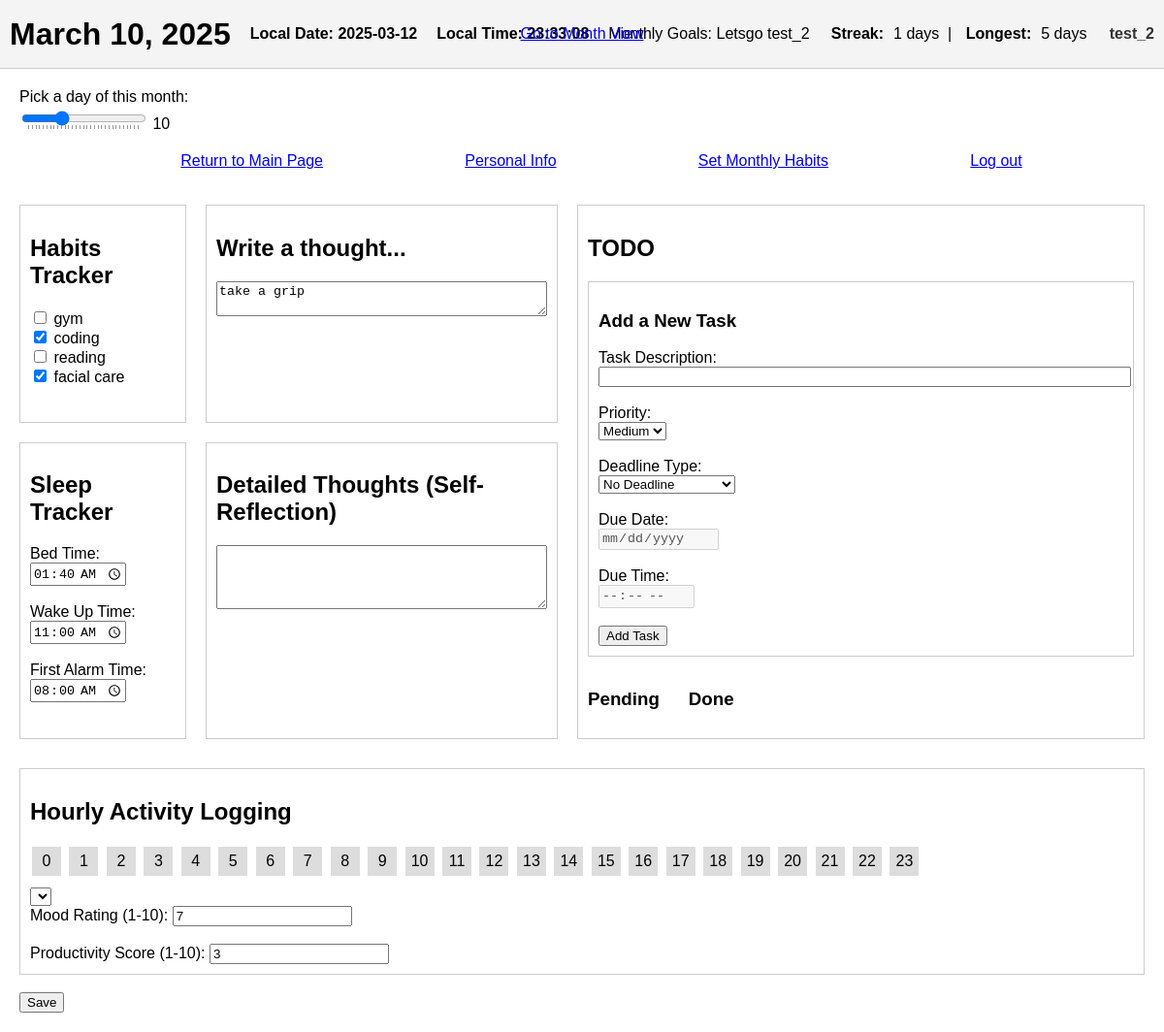
Page /day/2025/3/10/ (signed in) on the earlier database version.
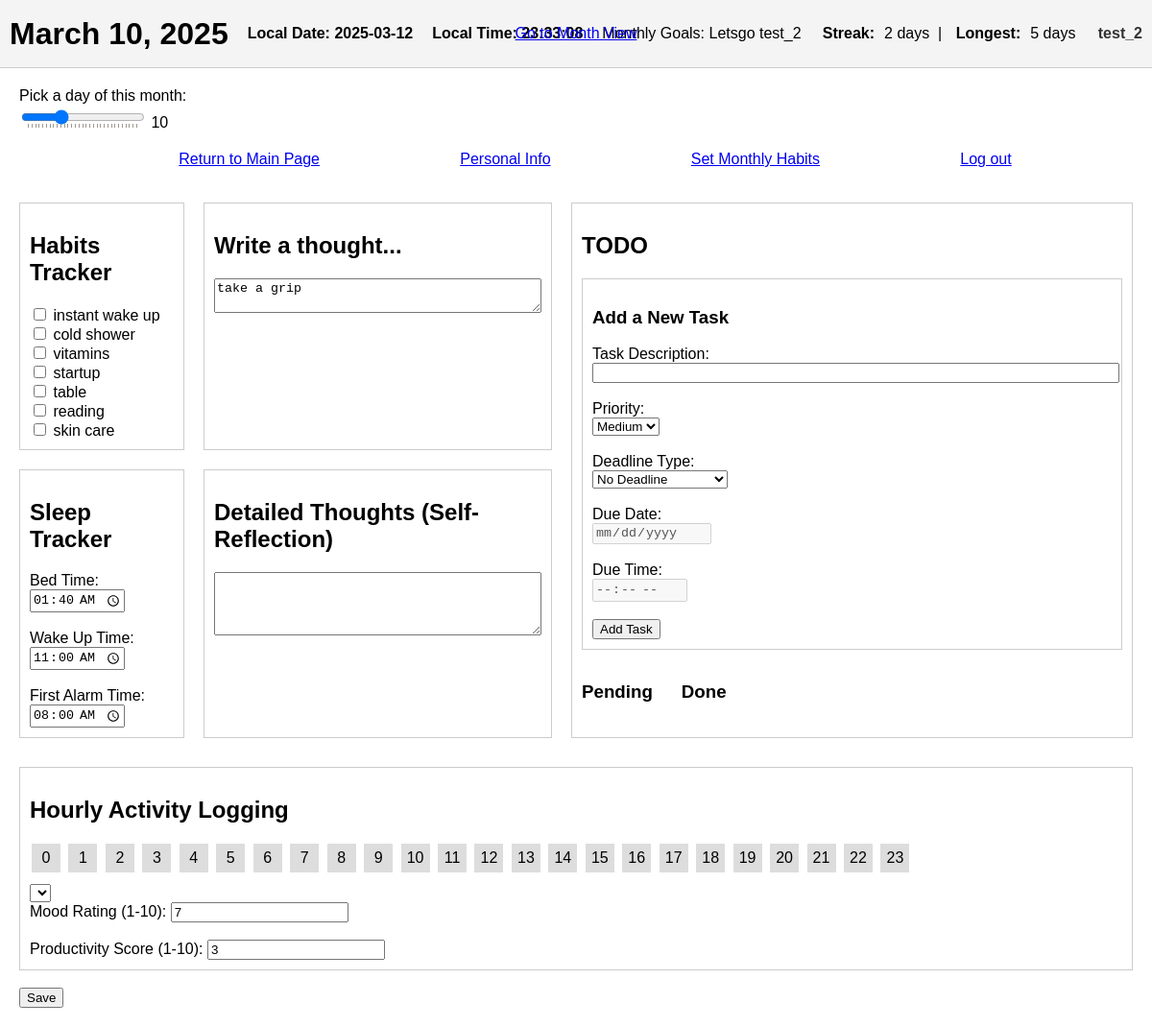
Same page on the later database version.
### mainpage/models.py (models this page shows, shortened)
class DailyData(models.Model):
    user_id = models.IntegerField()
    date = models.DateField()
    mood_rating = models.IntegerField(null=True, blank=True)
    productivity_score = models.IntegerField(null=True, blank=True)
    sleep = models.TextField(null=True, blank=True)
    habits_completed = models.TextField(null=True, blank=True)
    thoughts = models.TextField(null=True, blank=True)
    self_reflection = models.TextField(null=True, blank=True)
    hourly_activity_logging = models.TextField(null=True, blank=True)
    class Meta:
        unique_together = ("user_id", "date")

class MonthlyHabits(models.Model):
    user_id = models.IntegerField()
    year = models.IntegerField()
    month = models.IntegerField()
    goal_text = models.TextField(blank=True)
    habit_1 = models.CharField(max_length=100, blank=True)
    habit_2 = models.CharField(max_length=100, blank=True)
    habit_3 = models.CharField(max_length=100, blank=True)
    habit_4 = models.CharField(max_length=100, blank=True)
    habit_5 = models.CharField(max_length=100, blank=True)
    habit_6 = models.CharField(max_length=100, blank=True)
    habit_7 = models.CharField(max_length=100, blank=True)
    habit_8 = models.CharField(max_length=100, blank=True)
    habit_9 = models.CharField(max_length=100, blank=True)
    habit_10 = models.CharField(max_length=100, blank=True)
    class Meta:
        unique_together = ("user_id", "year", "month")

### authapp/models.py (models this page shows)
class CustomUser(AbstractUser):
    first_name = None
    last_name = None
    groups = models.ManyToManyField(
        'auth.Group',
        related_name='custom_user_set',
        blank=True,
        help_text='The groups this user belongs to.'
    )
    user_permissions = models.ManyToManyField(
        'auth.Permission',
        related_name='custom_user_set',
        blank=True,
        help_text='Specific permissions for this user.'
    )

### mainpage/views.py (the view, shortened to what this page needs)
# urls.py: path('day/<int:year>/<int:month>/<int:day>/', day_view, name='day_view'),
@login_required
def day_view(request, year, month, day):
    current_date = date(year, month, day)
    today = date.today()
    allowable_date = today + timedelta(days=1)
    if current_date > allowable_date:
        messages.error(request, "You cannot create or edit logs for dates more than 24h in the future.")
        return redirect('main_page')
    last_log = DailyData.objects.filter(
        user_id=request.user.id,
        date__lt=current_date
    ).order_by('-date').first()
    if last_log:
        day_to_fill = last_log.date + timedelta(days=1)
        while day_to_fill < current_date:
            DailyData.objects.get_or_create(
                user_id=request.user.id,
                date=day_to_fill
            )
            day_to_fill += timedelta(days=1)
    daily_obj, _ = DailyData.objects.get_or_create(
        user_id=request.user.id,
        date=current_date
    )
    monthly_obj, _ = MonthlyHabits.objects.get_or_create(
        user_id=request.user.id,
        year=year,
        month=month
    )
    habits = [
        monthly_obj.habit_1,
        monthly_obj.habit_2,
        monthly_obj.habit_3,
        monthly_obj.habit_4,
        monthly_obj.habit_5,
        monthly_obj.habit_6,
        monthly_obj.habit_7,
        monthly_obj.habit_8,
        monthly_obj.habit_9,
        monthly_obj.habit_10,
    ]
    try:
        hourly_data = json.loads(daily_obj.hourly_activity_logging) if daily_obj.hourly_activity_logging else []
    except:
        hourly_data = []
    hourly_data.sort(key=lambda x: x.get('hour', 0))
    if not hourly_data:
        hourly_data = [{"hour": h, "activity": None} for h in range(24)]
    else:
        existing_hours = {item["hour"] for item in hourly_data}
        for h in range(24):
            if h not in existing_hours:
                hourly_data.append({"hour": h, "activity": None})
        hourly_data.sort(key=lambda x: x["hour"])
    sleep_data = daily_obj.sleep or ""
    splitted = sleep_data.split(',')
    def readd_colon(t):
        t = t.strip()
        if len(t) == 4:
            return t[:2] + ":" + t[2:]
        elif len(t) == 3:
            return "0" + t[0] + ":" + t[1:]
        return t
    bed_time_form = readd_colon(splitted[0]) if len(splitted) > 0 else ''
    wake_up_time_form = readd_colon(splitted[1]) if len(splitted) > 1 else ''
    first_alarm_time_form = readd_colon(splitted[2]) if len(splitted) > 2 else ''
    habits_binary = daily_obj.habits_completed or ""
    habits_binary = habits_binary.ljust(10, '0')[:10]
    habits_status = list(zip(habits, habits_binary))
    streak_obj, _ = Streak.objects.get_or_create(user_id=request.user.id)
    streak_data = streak_obj.streak_data or {}
    context = {
        "daily_obj": daily_obj,
        "date": current_date,
        "bed_time_form": bed_time_form,
        "wake_up_time_form": wake_up_time_form,
        "first_alarm_time_form": first_alarm_time_form,
        "habits_status": habits_status,
        "monthly_obj": monthly_obj,
        "hourly_data": hourly_data,
        "current_streak": streak_data.get("current_streak", 0),
        "longest_streak": streak_data.get("longest_streak", 0),
    }
    return render(request, 'mainpage/day.html', context)

### mainpage/templates/mainpage/day.html (shortened to what this page needs)
{% load static %}
<!DOCTYPE html>
<html>
<head>
  <link rel="stylesheet" href="{% static 'mainpage/css/hourly_activities.css' %}">
  <link rel="stylesheet" href="{% static 'mainpage/css/day.css' %}">
</head>
<body>
  <header>
    <div class="header-left">
        <h1 id="currentDate"
            data-year="{{ date.year }}"
            data-month="{{ date.month }}"
            data-day="{{ date.day }}">
            {{ date }}
        </h1>
        <p id="local-date" style="font-weight:bold;">Date: --</p>
        <p id="local-time" style="font-weight:bold;">Time: --:--:--</p>
        {% if monthly_obj.goal_text %}
        <div class="monthly-goals">Monthly Goals: {{ monthly_obj.goal_text }}</div>
        {% endif %}
    </div>
    <div class="center-nav">
        <a href="{% url 'month_view' date.year date.month %}" class="month-view-link">
            Go to Month View
        </a>
    </div>
    <div class="right-info">
        <strong>Streak:</strong> {{ current_streak }} days &nbsp;|&nbsp;
        <strong>Longest:</strong> {{ longest_streak }} days &nbsp;&nbsp;
        <span class="username">{{ user.username }}</span>
    </div>
  </header>
  <div class="date-slider-wrapper" style="margin: 20px;">
    <label for="dateSlider">Pick a day of this month:</label><br/>
    <input
      type="range"
      id="dateSlider"
      min="1"
      max="31"
      step="1"
      value="1"
      list="dayTickmarks"
    />
    <span id="sliderDayLabel"></span>
  </div>
  <ul class="nav-links">
    <li><a href="{% url 'main_page' %}">Return to Main Page</a></li>
    <li><a href="{% url 'personal_data' %}">Personal Info</a></li>
    <li><a href="{% url 'set_habits' %}">Set Monthly Habits</a></li>
    <li><a href="{% url 'logout' %}">Log out</a></li>
  </ul>
  <div class="main-container">
    <main>
      <form method="POST" id="dayForm">
        <div class="top-section">
          <div class="habits-tracker">
            <h2>Habits Tracker</h2>
            <div>
              {% for habit, status in habits_status %}
                {% if habit %}
                  <input type="checkbox" name="habit_{{ forloop.counter0 }}"
                         {% if status == '1' %} checked {% endif %}>
                  <label>{{ habit }}</label><br/>
                {% endif %}
              {% endfor %}
            </div>
          </div>
          <div class="thoughts-box">
            <h2>Write a thought...</h2>
            <textarea name="thoughts" id="thoughts" rows="2" cols="40">{{ daily_obj.thoughts|default_if_none:'' }}</textarea>
          </div>
          <div class="todo-box">
            <h2>TODO</h2>
            <div style="border: 1px solid #ccc; padding: 10px; margin-bottom: 15px;">
              <h3>Add a New Task</h3>
              <label>Task Description:</label><br/>
              <input type="text" id="taskText" style="width:100%;" />
              <br/><br/>
              <label>Priority:</label><br/>
              <select id="taskPriority">
                <option value="medium" selected>Medium</option>
              </select>
              <br/><br/>
              <label>Deadline Type:</label><br/>
              <select id="taskDueType">
                <option value="none" selected>No Deadline</option>
              </select>
              <br/><br/>
              <div>
                <label>Due Date:</label><br/>
                <input type="date" id="taskDueDate" disabled />
              </div>
              <br/>
              <div>
                <label>Due Time:</label><br/>
                <input type="time" id="taskDueTime" disabled />
              </div>
              <br/>
              <button id="createTaskBtn" type="button">Add Task</button>
            </div>
            <div style="display: flex; gap: 30px;">
              <div>
                <h3>Pending</h3>
              </div>
              <div>
                <h3>Done</h3>
              </div>
            </div>
          </div>
          <div class="reflection-box">
            <h2>Detailed Thoughts (Self-Reflection)</h2>
            <textarea name="self_reflection" id="self_reflection" rows="4" cols="40">{{ daily_obj.self_reflection|default_if_none:'' }}</textarea>
          </div>
          <div class="sleep-tracker">
            <h2>Sleep Tracker</h2>
            <label for="bed_time">Bed Time:</label><br/>
            <input type="time" name="bed_time" id="bed_time" value="{{ bed_time_form }}" />
            <br/><br/>
            <label for="wake_up_time">Wake Up Time:</label><br/>
            <input type="time" name="wake_up_time" id="wake_up_time" value="{{ wake_up_time_form }}" />
            <br/><br/>
            <label for="first_alarm_time">First Alarm Time:</label><br/>
            <input type="time" name="first_alarm_time" id="first_alarm_time" value="{{ first_alarm_time_form }}" />
          </div>
        </div>
        <div class="bottom-section">
          <h2>Hourly Activity Logging</h2>
          <div id="hourly-activity-bar">
            {% for entry in hourly_data %}
              <div class="hour-square"
                   data-hour="{{ entry.hour }}"
                   data-activity="{{ entry.activity }}">
                {{ entry.hour }}
              </div>
            {% endfor %}
          </div>
          <div id="activity-dropdown">
            <select id="activity-select">
            </select>
          </div>
          <label for="mood_rating">Mood Rating (1-10):</label>
          <input type="number" name="mood_rating" id="mood_rating"
                 value="{{ daily_obj.mood_rating|default_if_none:'' }}" />
          <br/><br/>
          <label for="productivity_score">Productivity Score (1-10):</label>
          <input type="number" name="productivity_score" id="productivity_score"
                 value="{{ daily_obj.productivity_score|default_if_none:'' }}" />
        </div>
        <br/>
        <button type="submit">Save</button>
      </form>
    </main>
  </div>
</body>
</html>

### mainpage/static/mainpage/css/hourly_activities.css (style rules this page uses)
.hour-square { display: inline-block; width: 30px; height: 30px; margin: 2px; text-align: center; line-height: 30px; background-color: #ddd; cursor: pointer; }
#activity-dropdown { z-index: 9999; }

### mainpage/static/mainpage/css/day.css (style rules this page uses)
body { margin: 0; font-family: Arial, sans-serif; }
header { background-color: #f4f4f4; padding: 10px; display: flex; align-items: center; justify-content: space-between; border-bottom: 1px solid #ccc; position: relative; height: 50px; flex-wrap: nowrap; }
.header-left { display: flex; align-items: center; gap: 20px; }
.center-nav { position: absolute; left: 50%; transform: translateX(-50%); line-height: 50px; }
.right-info { display: flex; align-items: center; gap: 10px; }
.username { font-weight: bold; color: #333; }
.main-container { display: flex; }
main { padding: 20px; flex: 1; }
.top-section { display: grid; grid-template-columns: 0.5fr 1fr 1.7fr; grid-template-rows: auto auto; gap: 20px; }
.habits-tracker { grid-column: 1; grid-row: 1; border: 1px solid #ccc; padding: 10px; }
.thoughts-box { grid-column: 2; grid-row: 1; border: 1px solid #ccc; padding: 10px; }
.todo-box { grid-column: 3; grid-row: 1 / span 2; border: 1px solid #ccc; padding: 10px; }
.reflection-box { grid-column: 2; grid-row: 2; border: 1px solid #ccc; padding: 10px; }
.sleep-tracker { grid-column: 1; grid-row: 2; border: 1px solid #ccc; padding: 10px; }
.bottom-section { margin-top: 30px; border: 1px solid #ccc; padding: 10px; }
#hourly-activity-bar { overflow-x: auto; white-space: nowrap; margin-bottom: 10px; }
.nav-links { list-style: none; display: flex; justify-content: space-evenly; }

Differences in the rows shown:
changed MonthlyHabits "Letsgo test_2": habit_1 "gym" → "instant wake up" (drawn); habit_2 "coding" → "cold shower" (drawn); habit_3 "reading" → "vitamins" (drawn); habit_4 "facial care" → "startup" (drawn); habit_5 empty → "table" (drawn); habit_7 empty → "skin care" (drawn)
Other differences:
{{ current_streak }}: "1" → "2"
new list line: "instant wake up"
new list line: "cold shower"
new list line: "vitamins"
new list line: "startup"
new list line: "table"
new list line: "skin care"
list line gone: "gym"
list line gone: "coding"
list line gone: "facial care"
